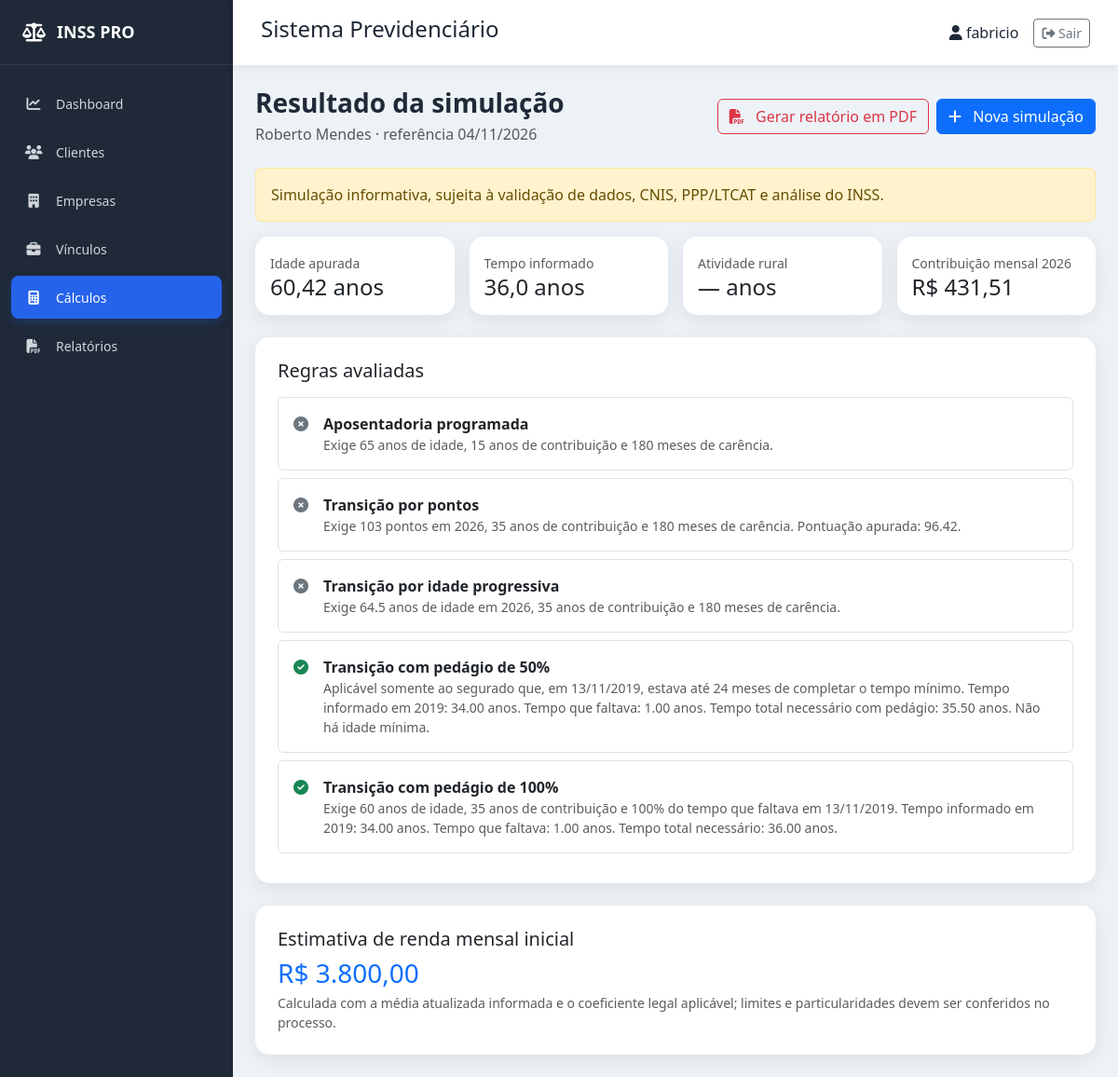
/calculos/5/ (signed in), run on the app's committed database.
### calculos/models.py (models this page shows, shortened)
class Simulacao(models.Model):
    CATEGORIAS = [
        (
            "EMPREGADO",
            "Empregado, doméstico ou avulso",
        ),
        (
            "INDIVIDUAL",
            "Contribuinte individual (20%)",
        ),
        (
            "SIMPLIFICADO",
            "Facultativo / plano simplificado (11%)",
        ),
        (
            "MEI",
            "MEI / facultativo baixa renda (5%)",
        ),
    ]
    cliente = models.ForeignKey(
        Cliente,
        on_delete=models.PROTECT,
        related_name="simulacoes",
    )
    data_referencia = models.DateField()
    filiado_antes_reforma = models.BooleanField(
        default=False
    )
    carencia_meses = models.PositiveIntegerField(
        help_text="Quantidade de contribuições válidas para carência."
    )
    contribuicao_meses = models.PositiveIntegerField(
        help_text="Tempo total de contribuição em meses."
    )
    contribuicao_em_2019_meses = models.PositiveIntegerField(
        default=0,
        help_text="Tempo de contribuição apurado em 13/11/2019."
    )
    salario_medio_atualizado = models.DecimalField(
        max_digits=12,
        decimal_places=2,
        blank=True,
        null=True,
        help_text="Média já atualizada monetariamente pelo CNIS."
    )
    categoria = models.CharField(
        max_length=15,
        choices=CATEGORIAS,
        default="EMPREGADO",
    )
    salario_contribuicao = models.DecimalField(
        max_digits=12,
        decimal_places=2,
        blank=True,
        null=True,
    )
    grau_exposicao = models.PositiveSmallIntegerField(
        choices=[
            (15, "15 anos"),
            (20, "20 anos"),
            (25, "25 anos"),
        ],
        blank=True,
        null=True,
    )
    exposicao_especial_meses = models.PositiveIntegerField(
        default=0,
        help_text="Tempo de efetiva exposição, em meses."
    )
    ppp_comprovado = models.BooleanField(
        default=False,
        help_text="PPP/LTCAT válido para os períodos especiais."
    )
    atividade_rural_meses = models.PositiveIntegerField(
        default=0,
        help_text="Meses de atividade rural comprovável."
    )
    tempo_hibrido_meses = models.PositiveIntegerField(
        default=0,
        help_text="Total de meses urbanos e rurais para a modalidade híbrida."
    )
    comprovacao_rural = models.BooleanField(
        default=False,
        help_text="Documentos/autodeclaração rural disponíveis."
    )
    magisterio_meses = models.PositiveIntegerField(
        default=0,
        help_text="Tempo exclusivo de magistério na educação básica, em meses."
    )
    magisterio_em_2019_meses = models.PositiveIntegerField(
        default=0
    )
    comprovacao_magisterio = models.BooleanField(
        default=False
    )
    grau_deficiencia = models.CharField(
        max_length=10,
        choices=[
            ("LEVE", "Leve"),
            ("MODERADA", "Moderada"),
            ("GRAVE", "Grave"),
        ],
        blank=True,
    )
    deficiencia_meses = models.PositiveIntegerField(
        default=0,
        help_text="Tempo de contribuição na condição de pessoa com deficiência."
    )
    deficiencia_reconhecida = models.BooleanField(
        default=False,
        help_text="Grau reconhecido em avaliação médico-social do INSS."
    )
    resultado = models.JSONField(
        default=dict,
        editable=False,
    )
    criado_em = models.DateTimeField(
        auto_now_add=True
    )
    class Meta:
        ordering = ["-criado_em"]
        verbose_name = "Simulação"
        verbose_name_plural = "Simulações"

### clientes/models.py (models this page shows)
class Cliente(models.Model):
    SEXO = [
        ("M", "Masculino"),
        ("F", "Feminino"),
    ]
    ESTADO_CIVIL = [
        ("Solteiro", "Solteiro"),
        ("Casado", "Casado"),
        ("Divorciado", "Divorciado"),
        ("Viúvo", "Viúvo"),
        ("União Estável", "União Estável"),
    ]
    nome = models.CharField(
        max_length=200
    )
    cpf = models.CharField(
        max_length=14,
        unique=True
    )
    rg = models.CharField(
        max_length=20,
        blank=True
    )
    nascimento = models.DateField()
    sexo = models.CharField(
        max_length=1,
        choices=SEXO
    )
    estado_civil = models.CharField(
        max_length=20,
        choices=ESTADO_CIVIL,
        blank=True
    )
    telefone = models.CharField(
        max_length=20,
        blank=True
    )
    celular = models.CharField(
        max_length=20,
        blank=True
    )
    email = models.EmailField(
        blank=True
    )
    cep = models.CharField(
        max_length=10,
        blank=True
    )
    endereco = models.CharField(
        max_length=200,
        blank=True
    )
    numero = models.CharField(
        max_length=10,
        blank=True
    )
    complemento = models.CharField(
        max_length=100,
        blank=True
    )
    bairro = models.CharField(
        max_length=100,
        blank=True
    )
    cidade = models.CharField(
        max_length=100,
        blank=True
    )
    estado = models.CharField(
        max_length=2,
        blank=True
    )
    pis = models.CharField(
        max_length=20,
        blank=True
    )
    beneficio = models.CharField(
        max_length=30,
        blank=True
    )
    observacoes = models.TextField(
        blank=True
    )
    criado_em = models.DateTimeField(
        auto_now_add=True
    )
    atualizado_em = models.DateTimeField(
        auto_now=True
    )
    class Meta:
        ordering = ["nome"]
        verbose_name = "Cliente"
        verbose_name_plural = "Clientes"
    def __str__(self):
        return self.nome

### calculos/views.py (the view)
# urls.py: path("calculos/<int:pk>/", views.detalhe, name="detalhe"),
def detalhe(request, pk):
    simulacao = get_object_or_404(
        Simulacao.objects.select_related("cliente"),
        pk=pk,
    )
    return render(
        request,
        "calculos/detalhe.html",
        {
            "simulacao": simulacao,
        },
    )

### calculos/templatetags/moeda.py (called while the page is built)
@register.filter
def moeda_br(valor):
    if valor in (None, ""):
        return ""
    try:
        numero = Decimal(str(valor))
        if not numero.is_finite():
            return ""
    except (InvalidOperation, TypeError, ValueError):
        return str(valor)
    texto = f"{numero:,.2f}"
    return texto.replace(",", "X").replace(".", ",").replace("X", ".")

### templates/calculos/detalhe.html
{% extends "base.html" %}
{% load moeda %}
{% block content %}
<div class="page-header d-flex flex-wrap justify-content-between align-items-center gap-3 mb-4">
    <div>
        <h1 class="h3 mb-1">Resultado da simulação</h1>
        <p class="text-muted mb-0">
            {{ simulacao.cliente }} · referência
            {{ simulacao.data_referencia|date:"d/m/Y" }}
        </p>
    </div>
    <div class="d-flex gap-2">
        <a
            href="{% url 'calculos:relatorio' simulacao.pk %}"
            target="_blank"
            rel="noopener"
            class="btn btn-outline-danger"
        >
            <i class="fa-solid fa-file-pdf me-2"></i>
            Gerar relatório em PDF
        </a>
        <a href="{% url 'calculos:nova' %}" class="btn btn-primary">
            <i class="fa-solid fa-plus me-2"></i>
            Nova simulação
        </a>
    </div>
</div>
<div class="alert alert-warning">
    Simulação informativa, sujeita à validação de dados, CNIS, PPP/LTCAT
    e análise do INSS.
</div>
<div class="row g-3 mb-4">
    <div class="col-md-3">
        <div class="card content-card">
            <div class="card-body">
                <small class="text-muted">Idade apurada</small>
                <h2 class="h4 mb-0">
                    {{ simulacao.resultado.idade_anos }} anos
                </h2>
            </div>
        </div>
    </div>
    <div class="col-md-3">
        <div class="card content-card">
            <div class="card-body">
                <small class="text-muted">Tempo informado</small>
                <h2 class="h4 mb-0">
                    {{ simulacao.resultado.anos_contribuicao }} anos
                </h2>
            </div>
        </div>
    </div>
    <div class="col-md-3">
        <div class="card content-card">
            <div class="card-body">
                <small class="text-muted">Atividade rural</small>
                <h2 class="h4 mb-0">
                    {{ simulacao.resultado.anos_rural|default:"—" }} anos
                </h2>
            </div>
        </div>
    </div>
    <div class="col-md-3">
        <div class="card content-card">
            <div class="card-body">
                <small class="text-muted">Contribuição mensal 2026</small>
                <h2 class="h4 mb-0">
                    {% if simulacao.resultado.contribuicao_mensal %}
                        R$ {{ simulacao.resultado.contribuicao_mensal|moeda_br }}
                    {% else %}
                        —
                    {% endif %}
                </h2>
            </div>
        </div>
    </div>
</div>
<div class="card content-card mb-4">
    <div class="card-body p-4">
        <h2 class="h5 mb-3">Regras avaliadas</h2>
        {% for regra in simulacao.resultado.regras %}
            <div class="border rounded p-3 mb-2 d-flex gap-3">
                <i
                    class="fa-solid
                    {% if regra.elegivel %}
                        fa-circle-check text-success
                    {% else %}
                        fa-circle-xmark text-secondary
                    {% endif %}
                    mt-1"
                ></i>
                <div>
                    <strong>{{ regra.nome }}</strong>
                    <div class="small text-muted">
                        {{ regra.motivo }}
                    </div>
                </div>
            </div>
        {% endfor %}
    </div>
</div>
<div class="card content-card">
    <div class="card-body p-4">
        <h2 class="h5 mb-2">Estimativa de renda mensal inicial</h2>
        {% if simulacao.resultado.estimativa_beneficio %}
            <p class="h3 text-primary mb-1">
                R$ {{ simulacao.resultado.estimativa_beneficio|moeda_br }}
            </p>
            <p class="small text-muted mb-0">
                Calculada com a média atualizada informada e o coeficiente legal
                aplicável; limites e particularidades devem ser conferidos no
                processo.
            </p>
        {% elif simulacao.resultado.aviso_estimativa_beneficio %}
            <p class="text-warning mb-0">
                {{ simulacao.resultado.aviso_estimativa_beneficio }}
            </p>
        {% else %}
            <p class="text-muted mb-0">
                Informe a média dos salários de contribuição já atualizada para
                obter uma estimativa.
            </p>
        {% endif %}
    </div>
</div>
{% endblock %}

### templates/navbar.html (shortened to what this page needs)
<div class="topbar">
    <h4>Sistema Previdenciário</h4>
    <div class="d-flex align-items-center gap-3">
        <span>
            <i class="fa-solid fa-user"></i>
            {{ request.user.username }}
        </span>
        <form method="post" action="{% url 'logout' %}" class="m-0">
            <button type="submit"
                    class="btn btn-outline-secondary btn-sm">
                <i class="fa-solid fa-right-from-bracket"></i>
                Sair
            </button>
        </form>
    </div>
</div>

### static/css/style.css (style rules this page uses)
* { margin: 0; padding: 0; box-sizing: border-box; }
body { font-family: "Segoe UI", Arial, sans-serif; background: #edf2f7; color: #1f2937; }
.topbar { height: 70px; background: white; box-shadow: 0 2px 10px rgba(0, 0, 0, 0.08); display: flex; align-items: center; justify-content: space-between; padding: 0 30px; }
.page-header h1 { font-weight: 700; }
.content-card { border: none; border-radius: 15px; box-shadow: 0 5px 20px rgba(0, 0, 0, 0.08); }

### data on the page
Simulacao: cliente "Roberto Mendes", data_referencia "04/11/2026", resultado.idade_anos "60,42", resultado.anos_contribuicao "36,0", resultado.anos_rural "—", resultado.contribuicao_mensal|moeda_br "431,51", resultado.estimativa_beneficio|moeda_br "3.800,00"

### other printed values
{{ request.user.username }} "fabricio"
{{ regra.nome }} "Aposentadoria programada" "Transição por pontos" "Transição por idade progressiva" "Transição com pedágio de 50%" "Transição com pedágio de 100%"
{{ regra.motivo }} "Exige 65 anos de idade, 15 anos de contribuição e 180 meses de carência." "Exige 103 pontos em 2026, 35 anos de contribuição e 180 meses de carência. Pontuação apurada: 96.42." "Exige 64.5 anos de idade em 2026, 35 anos de contribuição e 180 meses de carência." "Exige 60 anos de idade, 35 anos de contribuição e 100% do tempo que faltava em 13/11/2019. Tempo informado em 2019: 34.00 anos. Tempo que faltava: 1.00 anos. Tempo total necessário: 36.00 anos."
